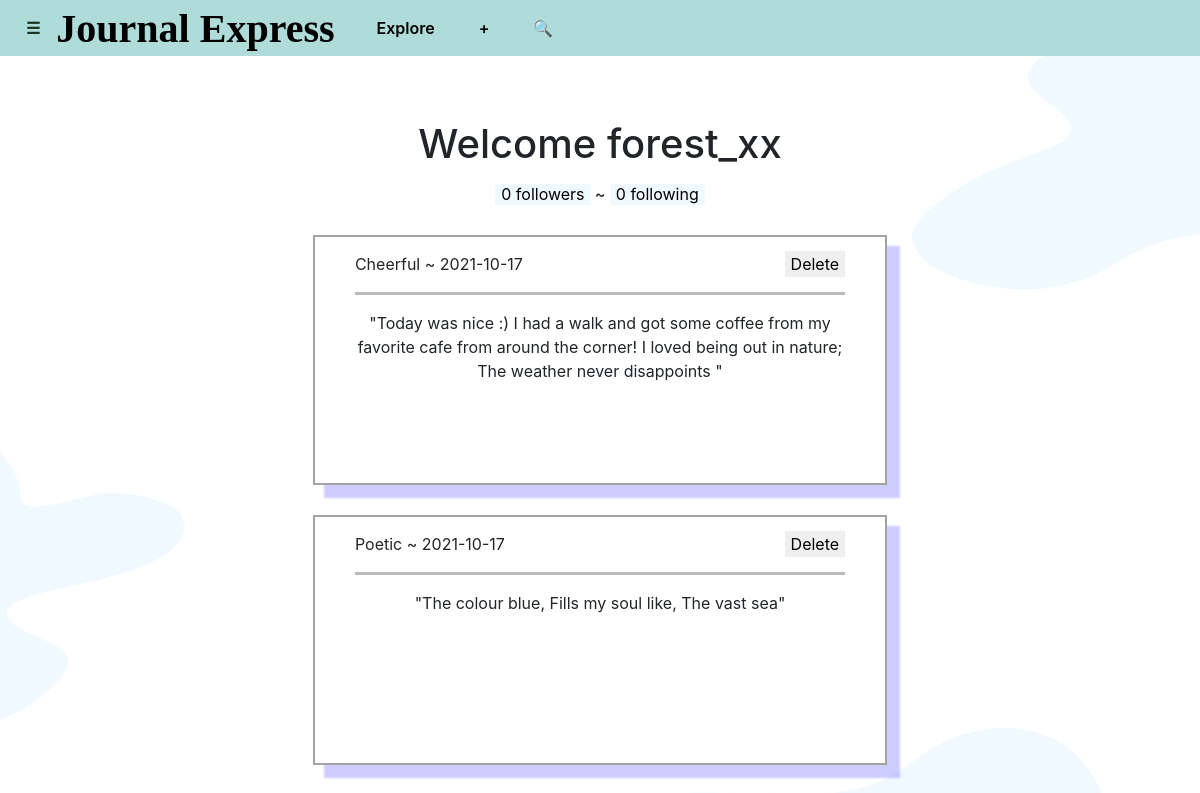
/profile (signed in), run on the app's committed database.
### tables this page shows
CREATE TABLE users (id INTEGER, username TEXT NOT NULL, hash TEXT NOT NULL, privacy NUMERIC NOT NULL DEFAULT 0, PRIMARY KEY(id));

CREATE TABLE journals(id INTEGER, user_id INTEGER, user TEXT NOT NULL, journal TEXT NOT NULL, genre TEXT NOT NULL, date SMALLDATETIME, PRIMARY KEY(id), FOREIGN KEY(user_id) REFERENCES users(id));

### application.py (the view)
@app.route("/profile", methods=["POST", "GET"])
def profile():
    if "user_id" in session:
        if request.method == "POST":
            delete = request.form.get("delete")
            unfollow = request.form.get("unfollow")
            remove = request.form.get("remove")
            if not unfollow:
                if not remove:
                    db.execute("DELETE FROM journals WHERE id = ?", delete)
                    return redirect("/profile")
                else:
                    db.execute("DELETE FROM follows WHERE profile_user_id = ? AND follow_user_id = ?", remove, session["user_id"])
                    return redirect("/profile")
            else:
                db.execute("DELETE FROM follows WHERE follow_user_id = ? AND profile_user_id = ?", unfollow, session["user_id"])
                return redirect("/profile")
        else:
            username = db.execute("SELECT username FROM users WHERE id = ?", session["user_id"])
            entries = db.execute("SELECT * FROM journals WHERE user_id = ?", session["user_id"])
            following = db.execute("SELECT follow_user_id, follows FROM follows WHERE profile_user_id = ?", session["user_id"])
            followers = db.execute("SELECT profile_user_id, profile FROM follows WHERE follow_user_id = ?", session["user_id"])
            return render_template("profile.html", entries=reversed(entries), username=username[0]["username"], followers=len(followers), following=len(following), followinglist=following, followerlist=followers)
    else:
        return redirect("/login")

### templates/profile.html (shortened to what this page needs)
{% extends "layout.html" %}
{% block main %}
    <p>
        <h1 style="text-align:center">Welcome {{ username }}</h1>
    </p>
    <p>
        <h6 style="text-align:center"><button name="follow" onclick="followers()" style="border:none; background-color:#f0f9ff">{{ followers }} followers</button> ~ <button name="follow" onclick="following()" style="border:none; background-color:#f0f9ff">{{ following }} following</button></h6>
    </p>
    {% for entry in entries %}
        <div class="post" style="margin:30px auto ">
            <p style="display:inline">
                {{ entry.genre }} ~ {{ entry.date }}
                <form action="/profile" method="post">
                    <button name="delete" class="postbtn" type="submit" value='{{ entry.id }}'>Delete</button>
                </form>
            </p>
            <hr style="border-top:3px solid #bbb">
            <p style="text-align:center">
                "{{ entry.journal }}"
            </p>
        </div>
    {% endfor %}
{% endblock %}

### static/styles.css (style rules this page uses)
.post { min-height: 250px; width: 55%; margin: 0 auto; border: 2px solid #a3a3a3; padding: 15px 40px; box-shadow: 12px 12px 2px 1px rgba(0, 0, 255, .2); }
.post .postbtn { position: relative; float: right; bottom: 25px; border: none; }

### data on the page
users: username "forest_xx"
journals: genre "Cheerful", date "2021-10-17", {{ entry.id }} 6 (drawn), journal "Today was nice :) I had a walk and got some coffee from my favorite cafe from around the corner! I loved being out in nature; The weather never disappoints"
journals: genre "Poetic", date "2021-10-17", {{ entry.id }} 3 (drawn), journal "The colour blue, Fills my soul like, The vast sea"

### other printed values
{{ followers }} "0"
{{ following }} "0"
